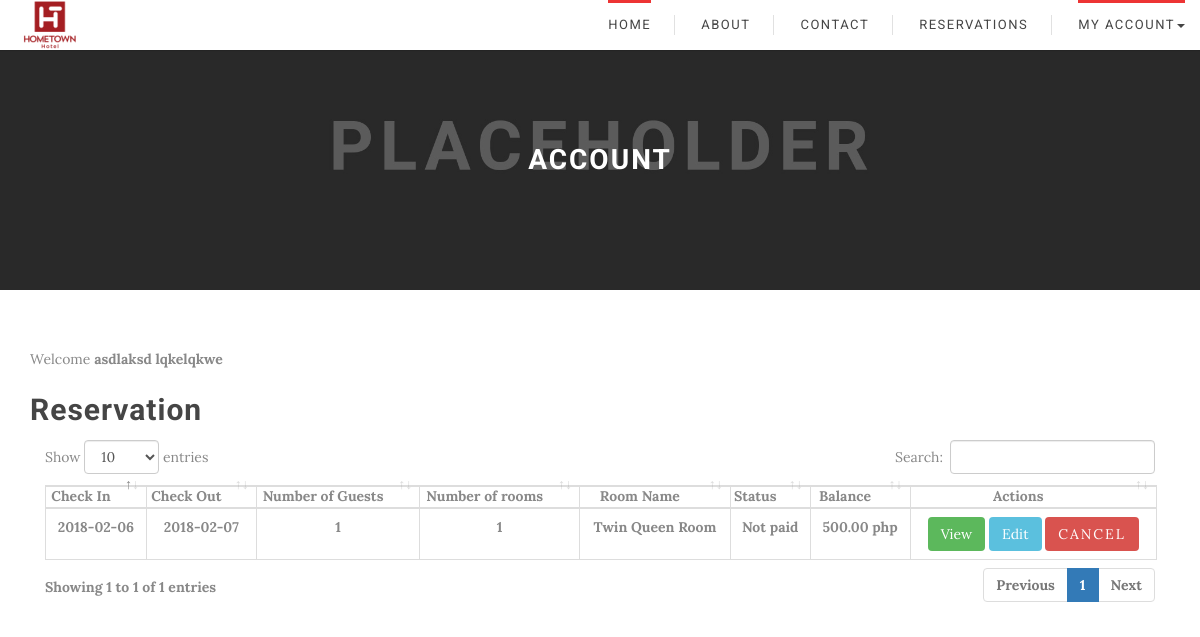
Page /GuestDashboard.php (signed in) on the earlier database version.
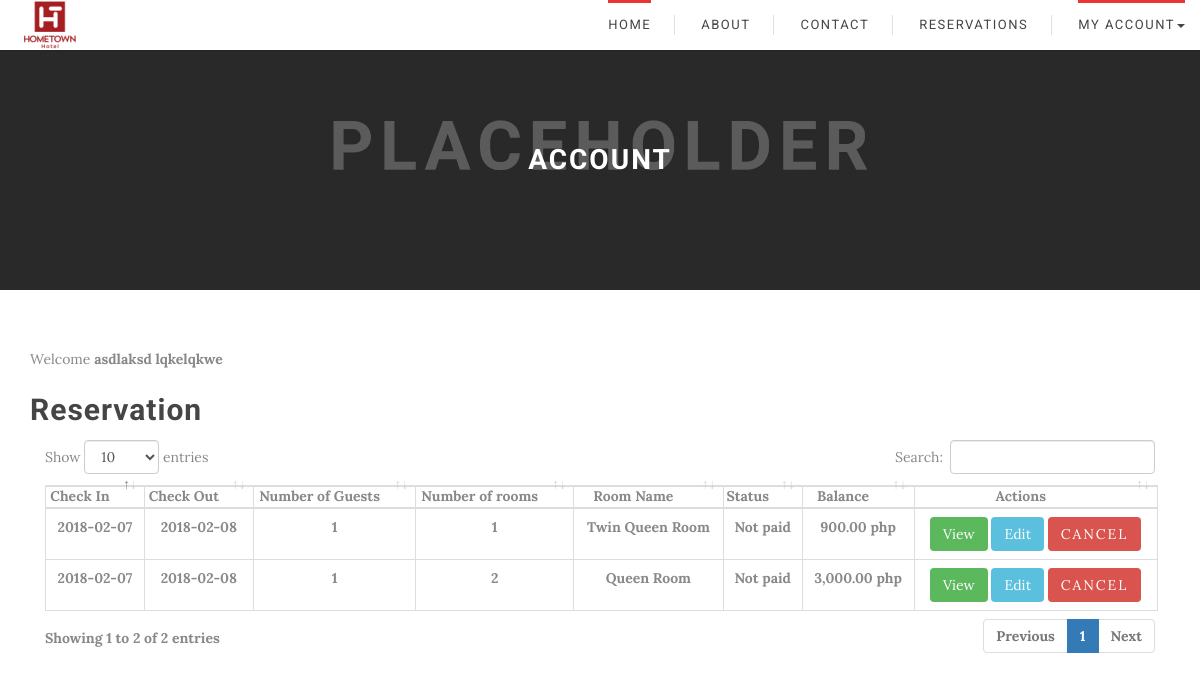
Same page on the later database version.
### tables this page shows
CREATE TABLE `reservation_masterfile` (
  `reservation_id` int(11) NOT NULL,
  `guest_id` int(11) NOT NULL,
  `room_id` int(11) NOT NULL,
  `checkindate` date NOT NULL,
  `checkoutdate` date NOT NULL,
  `number_guest` int(11) NOT NULL,
  `room_number` int(11) NOT NULL,
  `status` varchar(20) NOT NULL,
  `reservation_code` varchar(10) NOT NULL
);

CREATE TABLE `room_masterfile` (
  `room_id` int(11) NOT NULL,
  `room_type` varchar(50) NOT NULL,
  `room_description` varchar(50) NOT NULL,
  `room_capacity` varchar(50) NOT NULL,
  `room_rate` float NOT NULL,
  `room_number` int(11) NOT NULL,
  `room_status` varchar(50) NOT NULL,
  `room_imagepath` text NOT NULL
);

CREATE TABLE `billing_masterfile` (
  `billing_id` int(11) NOT NULL,
  `guest_id` int(11) NOT NULL,
  `reservation_id` int(11) NOT NULL,
  `balance` float NOT NULL,
  `created_at` datetime NOT NULL,
  `updated_at` datetime NOT NULL,
  `status` varchar(30) NOT NULL,
  `total` float NOT NULL,
  `downpayment` float NOT NULL
);

### GuestDashboard.php (the view, shortened to what this page needs)
  <?php
  include_once 'db.php';
  include_once 'header.php';
  ?>
  <link rel ='stylesheet' href = 'Adminside/css/dataTables.bootstrap4.min.css'/>
<body>
 <header>
  <?php
    include_once 'navigationBar.php';
  ?>
  <div class="rq-checkout-banner">
    <div class="rq-checkout-banner-mask">
      <div class="container">
        <div class="rq-checkout-banner-text">
          <div class="rq-checkout-banner-text-middle">
            <h1>Account</h1>
          </div>
        </div>
      </div>
    </div>
  </div>
  <div class = "container" style = "margin-top: 5%">
    <div class = "row">
      <div class = "col-lg-12 col-md-12 col-sm-12">
        <div class = "blogArchive_area">
          <div class = "single_archiveblog wow fadeInDown animated" style = "visibility: visible; animation-name: fadeInDown;">
            <div>
              Welcome
              <b>
                <?php echo "{$_SESSION['firstname']} {$_SESSION['lastname']}"; ?>
                <b>
                  <!-- <p stlye = "text-align:right;">
                    <a href="account.php">Account Settings</a>
                  </p> -->
                  <h2> Reservation </h2>
                  <table class = "table table-bordered display" id = 'reservations'>
                    <thead>
                      <tr>
                        <th>Check In</th>
                        <th>Check Out</th>
                        <th>Number of Guests</th>
                        <th>Number of rooms</th>
                        <th>Room Name</th>
                        <th>Status</th>
                        <th>Balance</th>
                        <th>Actions</th>
                      </tr>
                    </thead>
                  <?php $fetch_reservations = mysqli_query($conn, "SELECT *, reservation_masterfile.room_number as roomno FROM reservation_masterfile JOIN room_masterfile ON reservation_masterfile.room_id = room_masterfile.room_id JOIN billing_masterfile ON reservation_masterfile.reservation_id = billing_masterfile.reservation_id WHERE reservation_masterfile.guest_id = {$_SESSION['guest_ID']}") or die(mysqli_error($conn));
                  while($row = mysqli_fetch_assoc($fetch_reservations)){ ?>
                  <tr>
                    <td align = "center" id = 'checkin'><?= $row['checkindate'] ?></td>
                    <td align = "center" id = 'checkout'><?= $row['checkoutdate'] ?></td>
                    <td align = "center"><?= $row['number_guest'] ?></td>
                    <td align ='center'><?= $row['roomno'] ?></td>
                    <td align = 'center'><?= $row['room_type'] ?></td>
                    <td align = "center"><?= $row['status'] ?></td>
                    <td align = 'center'> <?= number_format($row['balance'],2) . " php"?></td>
                    <td align ='center'>
                      <form method="post" id ='deletereservation'>
                       <a href="summary.php?code=<?= $row['reservation_id']?>" class="btn btn-sm btn-success">View</a>
                       <a href = '#' data-target = '#exampleModal' data-toggle ='modal' class ='btn btn-info edit' >Edit</a>
                       <button name="cancel" type = 'submit' class="btn btn-sm btn-danger">Cancel</button>
                     </form>
                   </td>
                 </tr>
                 <?php } ?>
             </b>
           </b>
         </div>
    </body>
    </html>

### header.php (shortened to what this page needs)
<!DOCTYPE html>
<html lang="en">
<head>
  <link rel="stylesheet" href="css/owl.carousel.css">
  <link rel="stylesheet" href="css/jquery-ui.css">
  <link rel="stylesheet" href="css/jquery-ui.structure.css">
  <link rel="stylesheet" href="css/jquery-ui.theme.min.css">
  <link rel="stylesheet" href="css/jquery.timepicker.css">
  <link rel="stylesheet" href="css/jquery.countdown.css">
  <link rel="stylesheet" href="css/flexslider.css">
  <link rel="stylesheet" href="css/red.css">
  <link rel="stylesheet" href="css/select2.css">
  <link rel="stylesheet" href="css/jquery.raty.css" />
  <link rel="stylesheet" href="css/hotel.style1.css">
</head>

### navigationBar.php (shortened to what this page needs)
<!DOCTYPE html>
<html>
<head>
</head>
<body>
	<header>
		<nav class="navbar rq-header-main-menu navbar-fixed-top" role="navigation">
      <div class="container-fluid">
        <div class="navbar-header">
          <a class="navbar-brand" href="index.php"><img class="logo" src="HometownLogo.png" alt="Hometown"></a>
        </div>
        <div id="nav-menu" class="navbar-collapse rq-menu-wrapper collapse navbar-right" role="navigation">
          <ul class="nav navbar-nav rq-menus">
            <li class="active">
              <a href="HomepageFinal.php">Home</a>
            </li>
              <li>
                <a href="aboutUs.php">About</a>
              </li>
              <li>
                <a href="contact.html">Contact</a>
              </li>
              <li>
                <a href="Step1.php">Reservations</a>
              </li>
              <?php if(isset($_SESSION['login'])){  ?>
              <li class="active dropdown">
                <a class="dropdown-toggle" data-toggle="dropdown" href="#" aria-expanded = "false">
                  MY ACCOUNT<span class="caret"></span>
                </a>
              </li>
              <?php } else { ?>
              <li><a href="login.php">LOGIN</a></li>
              <?php } ?>
            </ul>
          </div>
      </nav>
	</header>
</body>
</html>

### GuestDashboard.php (style rules this page uses)
.navbar-brand { margin-top: -22px; margin-right: 5px; }
.table-bordered { border: 1px solid #ddd; }
.table { width: 100%; max-width: 100%; margin-bottom: 20px; }
table { background-color: transparent; }
table { border-spacing: 0; border-collapse: collapse; }
.table-bordered>thead>tr>th { border-bottom-width: 2px; }
.table-bordered>thead>tr>th { border: 1px solid #ddd; }
.btn { border-radius: 0px; margin-bottom: 5px; -webkit-transition: all 0.5s; -o-transition: all 0.5s; transition: all 0.5s; }
.btn-sm { padding: 5px 10px; font-size: 12px; line-height: 1.5; border-radius: 3px; }
.btn-success { color: #fff; background-color: #5cb85c; border-color: #4cae4c; }
.btn { display: inline-block; padding: 6px 12px; margin-bottom: 0; font-size: 14px; font-weight: 400; line-height: 1.42857143; text-align: center; white-space: nowrap; vertical-align: middle; -ms-touch-action: manipulation; touch-action: manipulation; cursor: pointer; -webkit-user-select: none; -moz-user-select: none; -ms-user-select: none; user-select: none; background-image: none; border: 1px solid transparent; border-radius: 4px; }
.table-bordered>tbody>tr>td { border: 1px solid #ddd; }
.table>tbody>tr>td { padding: 8px; line-height: 1.42857143; vertical-align: top; border-top: 1px solid #ddd; }

Differences in the rows shown:
removed reservation_masterfile: checkindate "2018-02-06", checkoutdate "2018-02-07", number_guest "1", room_number "1", room.room_type "Twin Queen Room", billing_masterfile.status "Not paid", billing_masterfile.balance "500.00"
added reservation_masterfile: checkindate "2018-02-07", checkoutdate "2018-02-08", number_guest "1", room_number "1", room.room_type "Twin Queen Room", billing_masterfile.status "Not paid", billing_masterfile.balance "900.00"
added reservation_masterfile: checkindate "2018-02-07", checkoutdate "2018-02-08", number_guest "1", room_number "2", room.room_type "Queen Room", billing_masterfile.status "Not paid", billing_masterfile.balance "3,000.00"
Other differences:
text written by a page script: "Show entries Search: Showing 1 to 1 of 1 entries Previous 1 Next" → "Show entries Search: Showing 1 to 2 of 2 entries Previous 1 Next"
